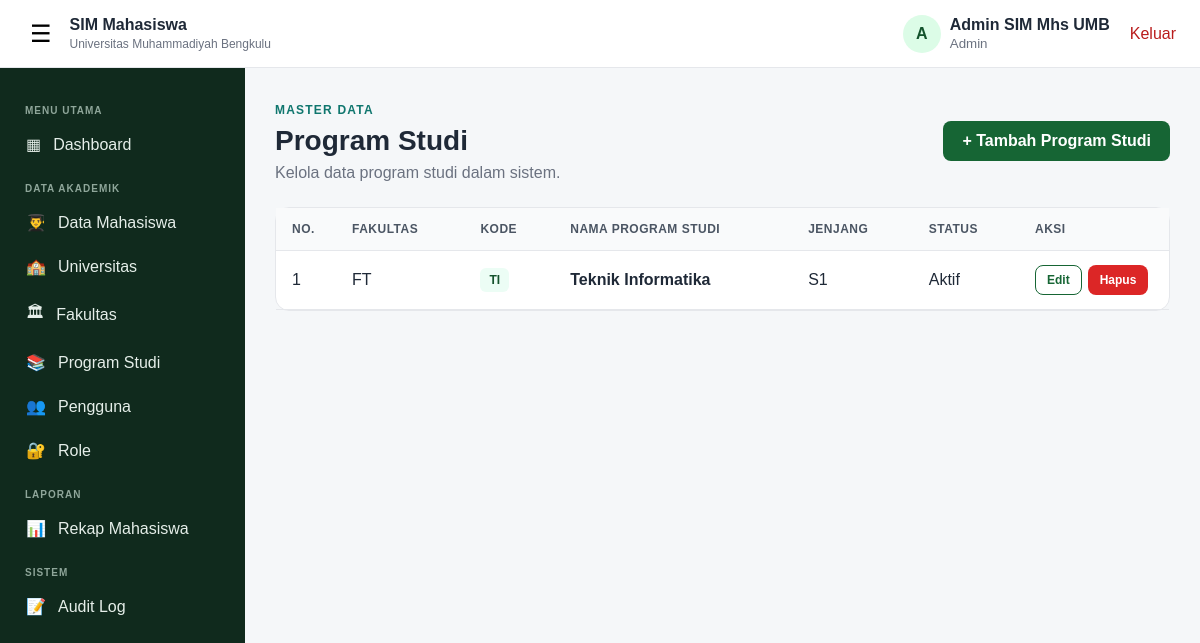
The app's page /prodi.php (signed in) with its own data.
### tables this page shows
CREATE TABLE `program_studi` (
  `id_program_studi` bigint(20) UNSIGNED NOT NULL,
  `id_fakultas` bigint(20) UNSIGNED NOT NULL,
  `kode_program_studi` varchar(20) NOT NULL,
  `nama_program_studi` varchar(200) NOT NULL,
  `jenjang` varchar(20) NOT NULL DEFAULT 'S1',
  `status_aktif` enum('Aktif','Tidak Aktif') NOT NULL DEFAULT 'Aktif',
  `created_at` timestamp NOT NULL DEFAULT current_timestamp(),
  `updated_at` timestamp NOT NULL DEFAULT current_timestamp() ON UPDATE current_timestamp()
);

CREATE TABLE `fakultas` (
  `id_fakultas` bigint(20) UNSIGNED NOT NULL,
  `id_universitas` bigint(20) UNSIGNED NOT NULL,
  `kode_fakultas` varchar(20) NOT NULL,
  `nama_fakultas` varchar(200) NOT NULL,
  `created_at` timestamp NOT NULL DEFAULT current_timestamp(),
  `updated_at` timestamp NOT NULL DEFAULT current_timestamp() ON UPDATE current_timestamp()
);

### prodi.php (the view, shortened to what this page needs)
<?php
require_once 'koneksi.php';
require_once 'layout.php';
$rows = db_all($koneksi, "SELECT ps.id_program_studi, ps.kode_program_studi, ps.nama_program_studi, ps.jenjang, ps.status_aktif, f.kode_fakultas
    FROM program_studi ps JOIN fakultas f ON f.id_fakultas = ps.id_fakultas ORDER BY f.kode_fakultas, ps.kode_program_studi");
page_start('Program Studi', 'Program Studi', 'Kelola data program studi dalam sistem.', ['prodi_form.php', '+ Tambah Program Studi']); ?>
    <div class="dashboard-panel"><div class="table-responsive">
        <table class="data-table">
            <thead><tr><th width="60">No.</th><th>Fakultas</th><th>Kode</th><th>Nama Program Studi</th><th>Jenjang</th><th>Status</th><th width="150">Aksi</th></tr></thead>
            <tbody>
            <?php if ($rows): foreach ($rows as $i => $r): ?>
                <tr>
                    <td><?= $i + 1 ?></td>
                    <td><?= e($r['kode_fakultas']) ?></td>
                    <td><span class="badge"><?= e($r['kode_program_studi']) ?></span></td>
                    <td><strong><?= e($r['nama_program_studi']) ?></strong></td>
                    <td><?= e($r['jenjang']) ?></td>
                    <td><?= e($r['status_aktif']) ?></td>
                    <td><div class="action-group">
                        <a class="btn btn-sm btn-outline" href="prodi_form.php?id=<?= (int)$r['id_program_studi'] ?>">Edit</a>
                        <form method="post" onsubmit="return confirm('Hapus program studi ini?');">
                            <button type="submit" class="btn btn-sm btn-danger">Hapus</button>
                        </form>
                    </div></td>
                </tr>
            <?php endforeach; else: ?>
                <tr><td colspan="7" class="empty-state">Belum ada data program studi.</td></tr>
            <?php endif; ?>
            </tbody>
        </table>
    </div></div>

### style.css (style rules this page uses)
* { box-sizing: border-box; }
:root { --primary: #166534; --primary-dark: #14532d; --secondary: #0f766e; --text: #1f2937; --muted: #6b7280; --border: #e5e7eb; --bg: #f5f7f9; --white: #ffffff; --danger: #b91c1c; --sidebar: #102a1d; }
body { margin: 0; font-family: Arial, Helvetica, sans-serif; color: var(--text); background: var(--bg); }
a { text-decoration: none; color: inherit; }
.btn { display: inline-flex; align-items: center; justify-content: center; border: 1px solid transparent; border-radius: 8px; padding: 10px 18px; font-weight: 600; cursor: pointer; }
.btn-outline { border-color: var(--primary); color: var(--primary); background: #fff; }
.app-body { min-height: 100vh; }
.dashboard-panel { background: #fff; border: 1px solid var(--border); border-radius: 14px; margin-top: 25px; }
.table-responsive { overflow-x: auto; }
.data-table { width: 100%; border-collapse: collapse; min-width: 850px; }
.data-table th, .data-table td { padding: 14px 16px; border-bottom: 1px solid var(--border); text-align: left; vertical-align: middle; }
.data-table th { background: #f9fafb; color: #4b5563; font-size: 12px; text-transform: uppercase; letter-spacing: .5px; }
.badge { display: inline-block; padding: 5px 9px; border-radius: 6px; background: #ecfdf5; color: var(--primary-dark); font-size: 12px; font-weight: 700; }
.action-group { display: flex; align-items: center; gap: 6px; }
.action-group form { margin: 0; }
.btn-sm { padding: 7px 11px; font-size: 12px; }
.btn-danger { background: #dc2626; color: #fff; }

### records on screen
program_studi: id_fakultas.kode_fakultas "FT", kode_program_studi "TI", nama_program_studi "Teknik Informatika", jenjang "S1", status_aktif "Aktif"

### other values on screen
substr($namaPengguna, 0, 1) "A"
$namaPengguna "Admin SIM Mhs UMB"
$namaRole "Admin"
$eyebrow "MASTER DATA"
$h1 "Program Studi"
$sub "Kelola data program studi dalam sistem."
$tombol[1] "+ Tambah Program Studi"
